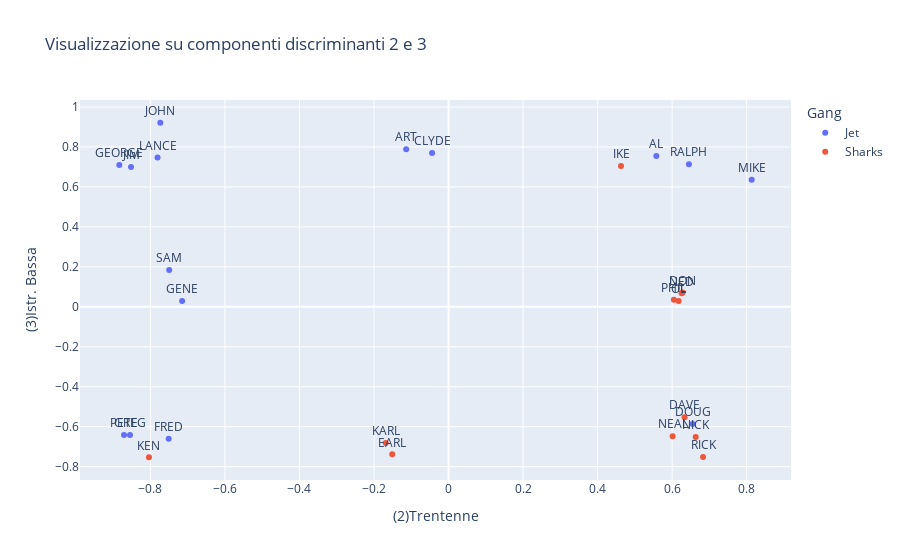

Notebook code for this chart:
### Code cell
title = 'Visualizzazione su componenti discriminanti 2 e 3'
fig = px.scatter(df_spca_noise.reset_index(),x=cod_componenti[1],y=cod_componenti[2],text="Name",color="Gang", title = title)
fig.update_traces(textposition='top center')
fig.write_html(title+".html")
fig.show()

### Figure 1 — Plotly figure (JSON) as saved in the notebook; plotly's stock layout.template omitted (floating-point values rounded to 4 significant figures)
{"data": [{"hovertemplate": "Gang=Jet<br>(2)Trentenne=%{x}<br>(3)Istr. Bassa=%{y}<br>Name=%{text}<extra></extra>", "legendgroup": "Jet", "marker": {"color": "#636efa", "symbol": "circle"}, "mode": "markers+text", "name": "Jet", "orientation": "v", "showlegend": true, "text": ["ART", "AL", "SAM", "CLYDE", "MIKE", "JIM", "GREG", "JOHN", "DOUG", "LANCE", "GEORGE", "PETE", "FRED", "GENE", "RALPH"], "textposition": "top center", "type": "scatter", "x": [-0.1137, 0.5577, -0.7496, -0.04415, 0.8136, -0.852, -0.8549, -0.7735, 0.6547, -0.781, -0.8836, -0.8709, -0.7511, -0.7151, 0.6451], "xaxis": "x", "y": [0.7887, 0.7546, 0.1838, 0.7696, 0.6363, 0.7002, -0.6411, 0.9211, -0.5871, 0.7477, 0.7102, -0.6417, -0.6601, 0.02866, 0.714], "yaxis": "y"}, {"hovertemplate": "Gang=Sharks<br>(2)Trentenne=%{x}<br>(3)Istr. Bassa=%{y}<br>Name=%{text}<extra></extra>", "legendgroup": "Sharks", "marker": {"color": "#EF553B", "symbol": "circle"}, "mode": "markers+text", "name": "Sharks", "orientation": "v", "showlegend": true, "text": ["PHIL", "IKE", "NICK", "DON", "NED", "KARL", "KEN", "EARL", "RICK", "OL", "NEAL", "DAVE"], "textposition": "top center", "type": "scatter", "x": [0.6047, 0.4628, 0.6633, 0.6282, 0.6256, -0.1685, -0.8041, -0.151, 0.683, 0.6175, 0.6014, 0.6335], "xaxis": "x", "y": [0.03475, 0.7042, -0.6511, 0.07096, 0.06758, -0.682, -0.7531, -0.7381, -0.752, 0.02863, -0.6477, -0.5524], "yaxis": "y"}], "layout": {"legend": {"title": {"text": "Gang"}, "tracegroupgap": 0}, "title": {"text": "Visualizzazione su componenti discriminanti 2 e 3"}, "xaxis": {"anchor": "y", "domain": [0, 1], "title": {"text": "(2)Trentenne"}}, "yaxis": {"anchor": "x", "domain": [0, 1], "title": {"text": "(3)Istr. Bassa"}}}}
